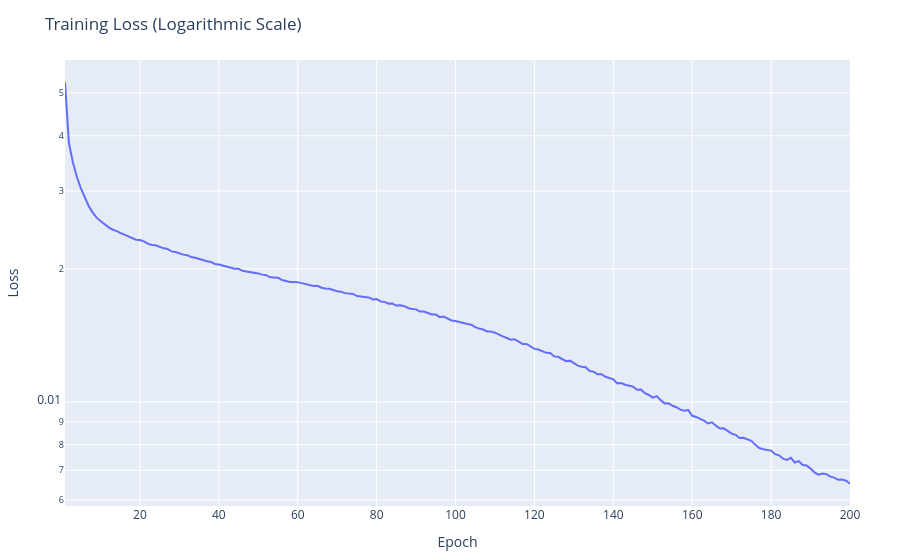
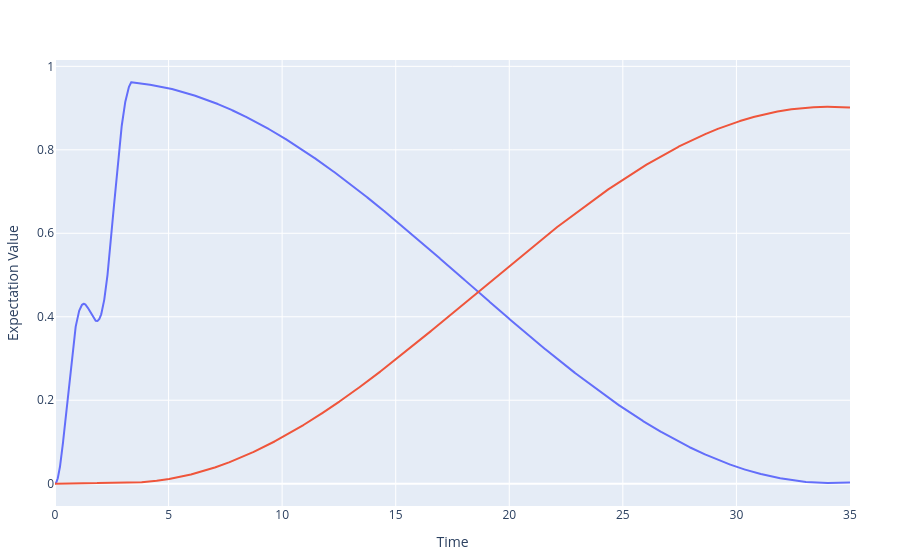
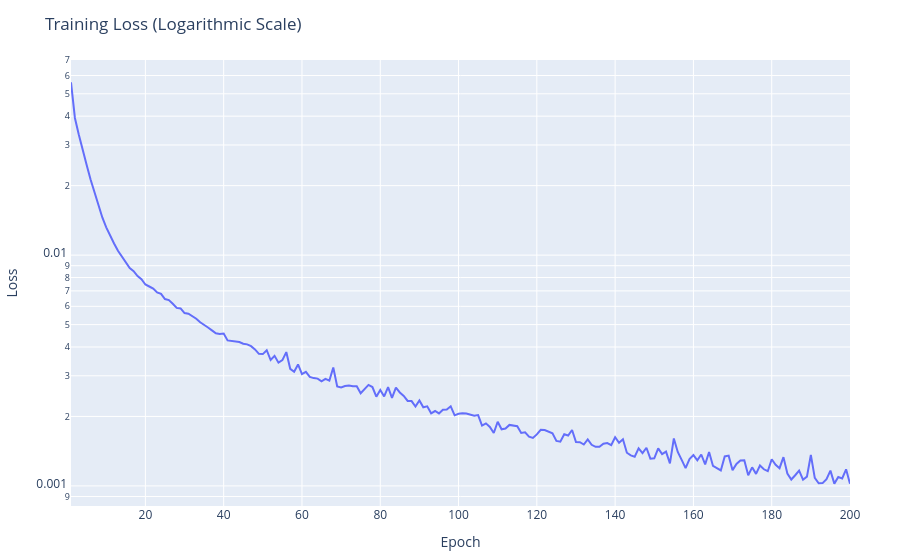
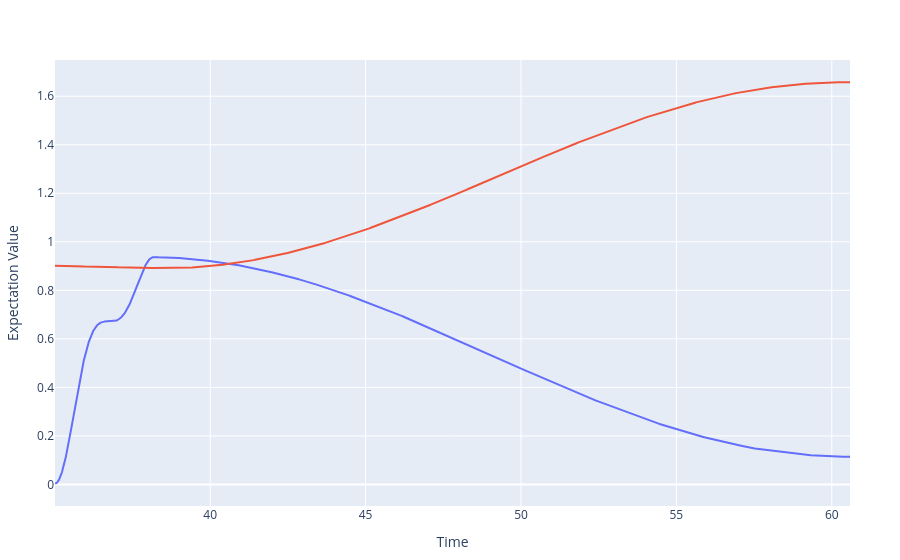

Write notebook code for charts like these, in order.
### Markdown cell above
# Non-Unitary

### Code cell
N_steps = 2
# Set seed for reproducibility
Random.seed!(42)

type_of_problem = :FL_1step_3p
type_of_dynamics = :master_dynamic

function execution_dynamic_FL(type_of_problem, type_of_dynamics, N_steps)
    infidelities = []
    predictions = []
    models = []
    final_states = []


    n_pulses = 2 #for each step
    n_input, n_output = (dimension^2) + n_pulses, n_pulses + 1

    type_of_correction = :correction_off
    norm_dataset = :normalized

    #= Dynamic features and initial conditions =#
    t0 = 0.0
    ψ0 = tensor(spindown(qub.basis),fockstate(mech_res.basis, 0))
    ρ0 = ψ0 ⊗ dagger(ψ0)
    n_phonon = 0
    
    #= dimension of training+testing dataset =#
    n_samples = 300
    n_training = 275


    #= probability distribution for sampling parameters space =#
    dim_x, dim_y, dim_z = 1e3, 1e2, 1e3
    prs(x,y,z) = 1 / (dim_x * dim_y * dim_z)

    for step in 1:N_steps

        #= Physical parameters =#
        T_exc_ini, T_exc_fin = π, 1e-1 * Δ0

        δ0 = 1; δ = 100 / Δ0
        δ0_ini, δ0_fin = δ0 -δ , δ0+δ;

        t_swap_th = (π) / (2*g*sqrt(step)); δ1 = 0.0005 * Δ0 / sqrt(step); δ2 = 0.005 * Δ0;
        T_SWAP_ini, T_SWAP_fin = t_swap_th - δ1, t_swap_th + δ2;


        #= Features (see definitions.jl for further information) =#
        Step_states = creation_step_states(
            ρ0,
            step
        )

        FL_1step_features = fl_1step_features(
            Step_states.ρ_target_spinflip,
            Step_states.ρ_target_1step, 
            SUN_basis, 
            n_phonon, 
            type_of_correction
        )


        Dataset_features = dataset_features(
            type_of_problem, 
            [n_samples, n_training],
            [n_input, n_output], 
            [dim_x, dim_y, dim_z], 
            [[T_exc_ini, T_exc_fin], [δ0_ini, δ0_fin], [T_SWAP_ini, T_SWAP_fin]], 
            prs,  
            type_of_dynamics, 
            t0, 
            Step_states.ρ0,
            FL_1step_features,
            ["train_input_1step.csv", "train_output_1step.csv", "test_input_1step.csv", "test_output_1step.csv"],
            :generating,
            norm_dataset
        )

        ###############################################################################
        #= NN =#

        #= Main features =#
        η = 0.0001
        N_epochs = 200

        #= Model_input =#
        # Define neural network model
        model = Flux.f64(
            Flux.Chain(
            Flux.Dense(n_input, 500, relu),
            Flux.Dense(500, n_output),
            Flux.softplus
            )
        )

        target_input_1step = vcat([expectation_value(matrix, Step_states.ρ_target_1step) for matrix in SUN_basis], [0,0])
        NN_features = fl_1step_nn_features_(
            model,
            N_epochs,
            η,
            Flux.Optimise.setup(Flux.Optimisers.Adam(η), model),
            target_input_1step,
            [Dataset_features.t0, Step_states.ρ0, target_input_1step, Step_states.ρ_target_1step, Dataset_features.dynamics, Dataset_features.norm_dataset, FL_1step_features.correction, n_phonon, n_output, [[0.0,1.0],[0.0,1.0], [0.0,1.0], [0.0,1.0]]],
            :mse,
            :prediction_infidelity
        )

        #= EXECUTE ALGORITHM =#
        dataset_vector, time, final_state, infidelity_prediction = execute_problem_NN(Dataset_features, NN_features);


        #= Updating initial conditions =#
        t0, ρ0, n_phonon = t0 + (time[1] + time[3]), final_state, step


        push!(infidelities, infidelity_prediction)
        push!(predictions, time)
        push!(models, model)
        push!(final_states, final_state)
    end
    
    return SUN_basis, infidelities, predictions, models, final_states
end

data_non_unitary = []
r = [0.1, 0.5]
g = 258 #KHz

for rs in r
    global Δ0 = g/rs
    include("HBAR-qubit_problem.jl")

    basis_spline = generate_Bspline_basis(degree_spline, n_basis_spline, domain_spline);

    data1, data2, data3, data4, data5 = execution_dynamic_FL(type_of_problem, type_of_dynamics, N_steps)
    push!(data_non_unitary, [rs, data1, data2, data3, data4, data5])

end

### Figure 1 — Plotly figure (JSON) as saved in the notebook; plotly's stock layout.template omitted (floating-point values rounded to 4 significant figures; data arrays with more than 128 entries replaced by an {"elided": "..."} marker saying what was removed)
{"data": [{"mode": "lines", "name": "Loss", "type": "scatter", "x": {"elided": "200 int values"}, "y": {"elided": "200 float values"}}], "layout": {"margin": {"b": 50, "l": 50, "r": 50, "t": 60}, "title": "Training Loss (Logarithmic Scale)", "xaxis": {"title": "Epoch"}, "yaxis": {"title": "Loss", "type": "log"}}}

### Figure 2 — Plotly figure (JSON) as saved in the notebook; plotly's stock layout.template omitted (floating-point values rounded to 4 significant figures; data arrays with more than 128 entries replaced by an {"elided": "..."} marker saying what was removed)
{"data": [{"mode": "lines", "name": "<σz>", "type": "scatter", "x": {"elided": "6784 float values"}, "y": {"elided": "6784 float values"}}, {"mode": "lines", "name": "<n>", "type": "scatter", "x": {"elided": "6784 float values"}, "y": {"elided": "6784 float values"}}], "layout": {"margin": {"b": 50, "l": 50, "r": 50, "t": 60}, "showlegend": false, "xaxis": {"title": {"text": "Time"}}, "yaxis": {"title": {"text": "Expectation Value"}}}}

### Figure 3 — Plotly figure (JSON) as saved in the notebook; plotly's stock layout.template omitted (floating-point values rounded to 4 significant figures; data arrays with more than 128 entries replaced by an {"elided": "..."} marker saying what was removed)
{"data": [{"mode": "lines", "name": "Loss", "type": "scatter", "x": {"elided": "200 int values"}, "y": {"elided": "200 float values"}}], "layout": {"margin": {"b": 50, "l": 50, "r": 50, "t": 60}, "title": "Training Loss (Logarithmic Scale)", "xaxis": {"title": "Epoch"}, "yaxis": {"title": "Loss", "type": "log"}}}

### Figure 4 — Plotly figure (JSON) as saved in the notebook; plotly's stock layout.template omitted (floating-point values rounded to 4 significant figures; data arrays with more than 128 entries replaced by an {"elided": "..."} marker saying what was removed)
{"data": [{"mode": "lines", "name": "<σz>", "type": "scatter", "x": {"elided": "4958 float values"}, "y": {"elided": "4958 float values"}}, {"mode": "lines", "name": "<n>", "type": "scatter", "x": {"elided": "4958 float values"}, "y": {"elided": "4958 float values"}}], "layout": {"margin": {"b": 50, "l": 50, "r": 50, "t": 60}, "showlegend": false, "xaxis": {"title": {"text": "Time"}}, "yaxis": {"title": {"text": "Expectation Value"}}}}
